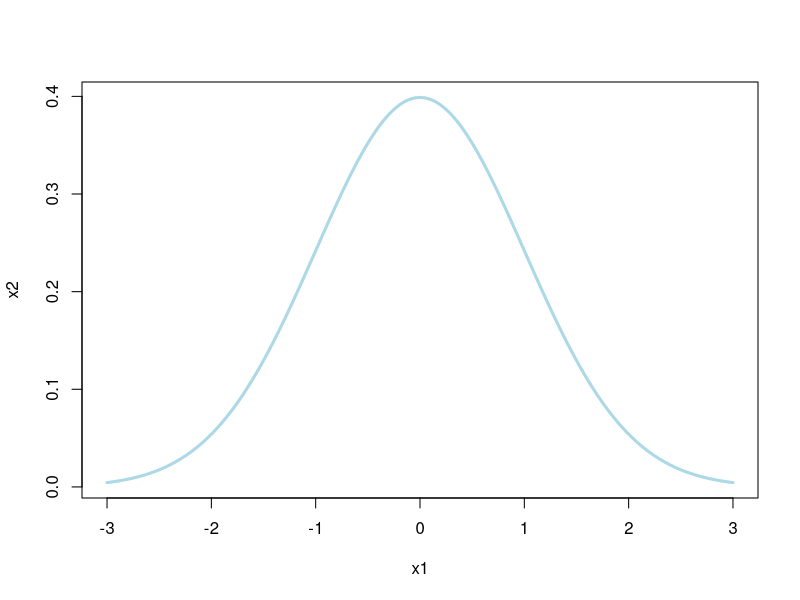
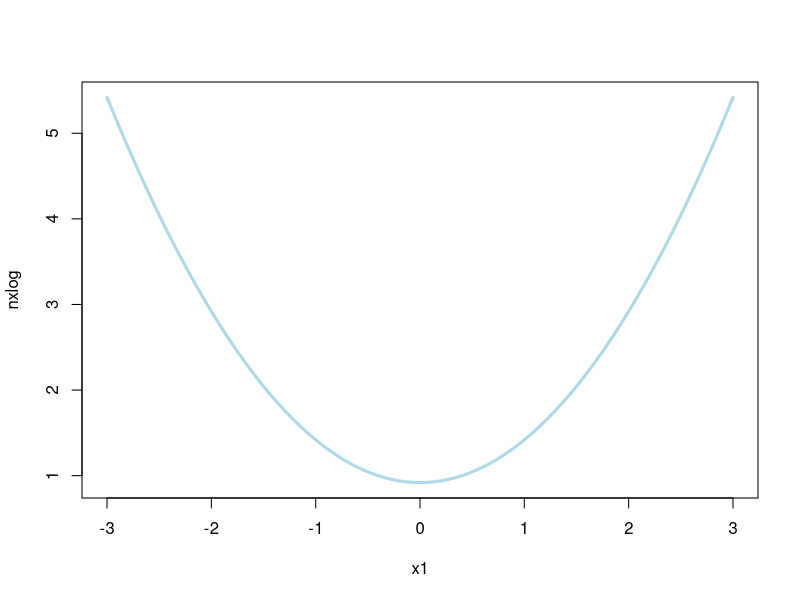
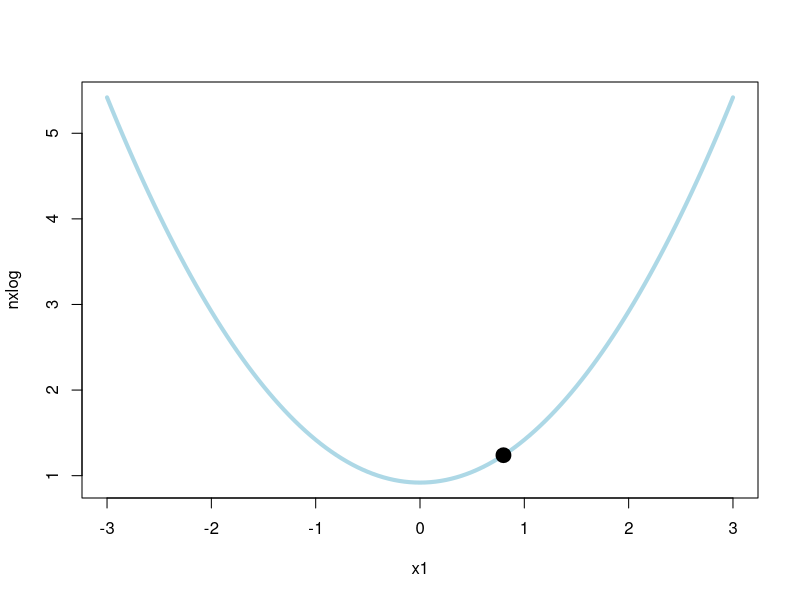
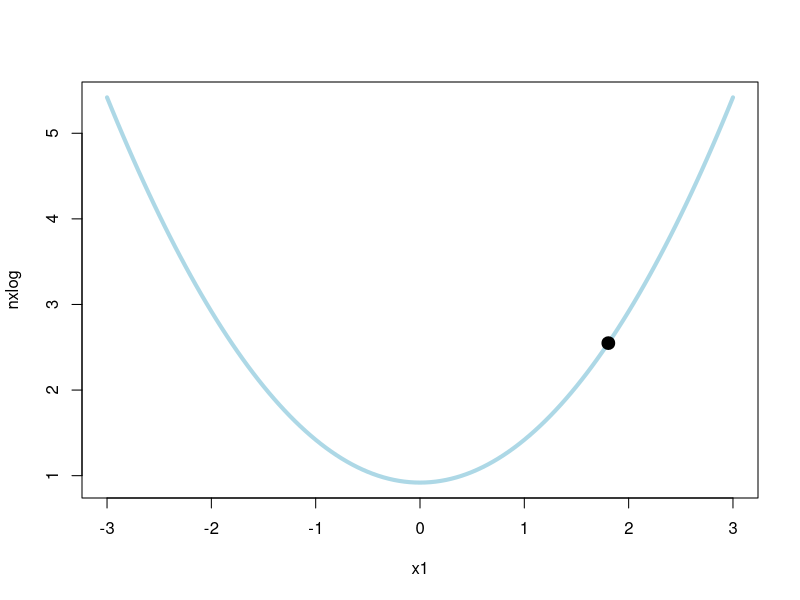
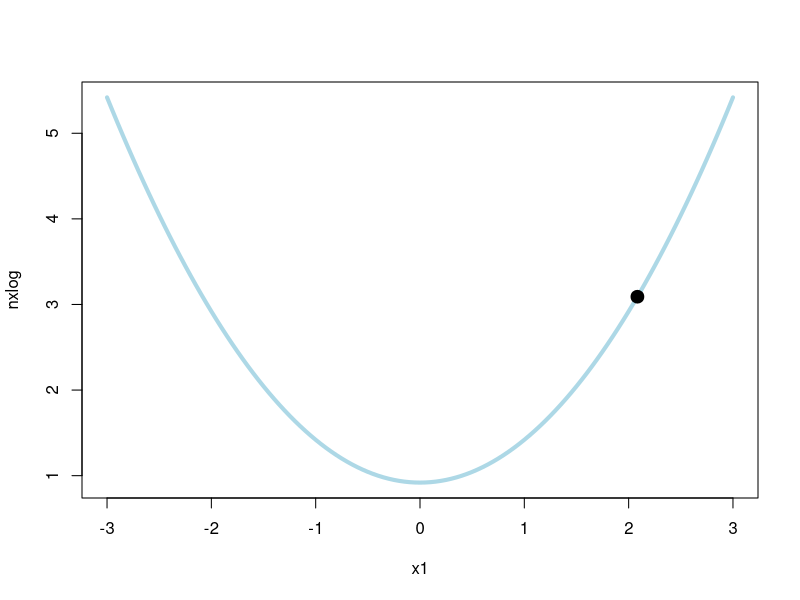
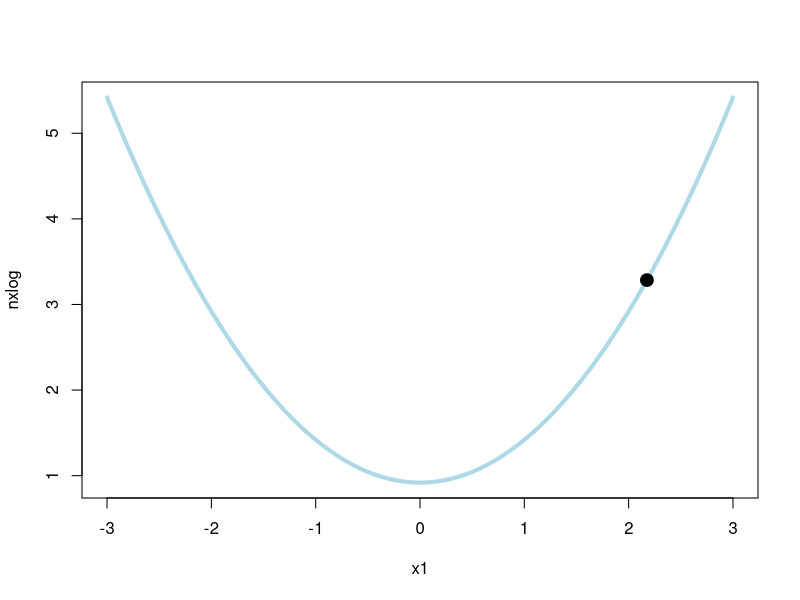
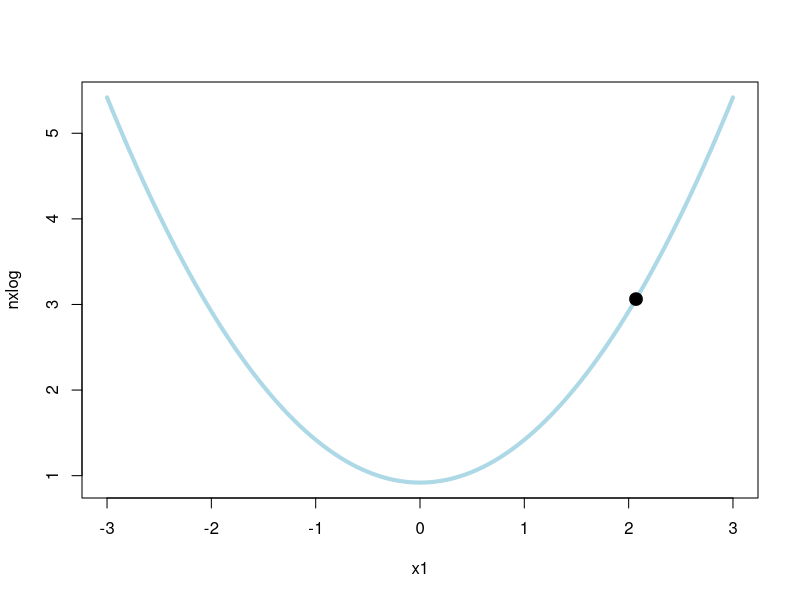
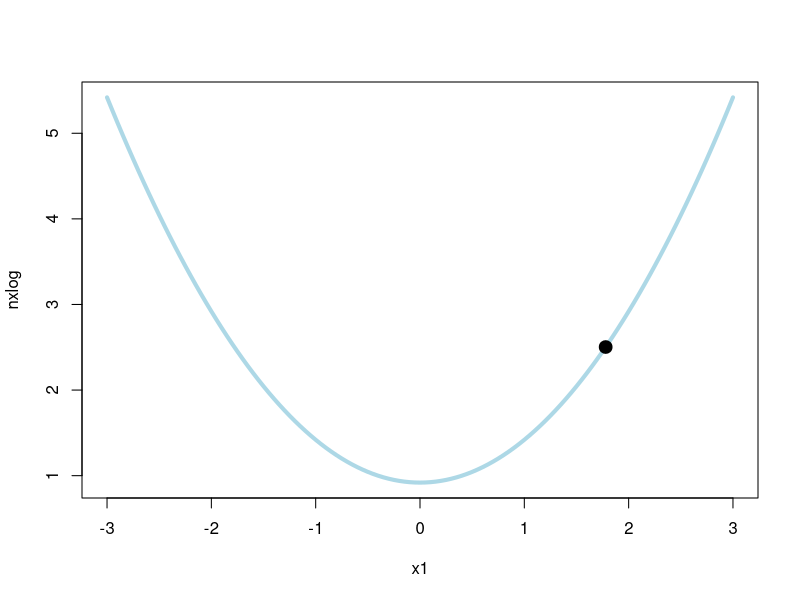

Source code (R) for these figures, in order:
library(MASS)

#posterior <- normal distribution with mu=0 and sd=1
x1<-seq(-3,3,by=0.05)
x2<-dnorm(x1,0,1)
plot(x1,x2,type="l",lwd=3,col="lightblue")
nxlog <- -log(x2)
plot(x1,nxlog,type="l",lwd=3,col="lightblue")

pointx <- 0.8
npx <- -log(dnorm(pointx,0,1))
plot(x1,nxlog,type="l",lwd=4,col="lightblue")
points(pointx,npx,pch=19,lwd=8)


#Hamiltonian MCMC
x <- 0.8
delta <-0.3
nsamples <- 1
L=40

#Potentional Energy
U <- function(x){
        val <- (x-0)^2/(2*1^2)
        return(val)
}

#derivative of U
dU <- function(x){
        val <- x
        return(val)
}

#kinetic energy function
K <- function(p){
        val <- sum((t(p)*p))/2
        return(val)
}

t=0
while(t<nsamples){
       t<- t+1
       
       #sample random momentum
       p0 <-  2  #rnorm(1,0,1)
       
       ##Simulate Hamiltonian Dynamics
       #First 1/2 Step of Momentum
       pStar = p0 - delta/2*dU(x)
       
       # First full step for position/sample
       xStar = x + delta*pStar;
       
       # Full stepls
       for (i in 1:L-1){
               # Momentum
               pStar = pStar - delta*dU(xStar)
               # Position/sample
               xStar = xStar + delta*pStar
               flush.console()
               plot(x1,nxlog,type="l",lwd=4,col="lightblue")
               points(xStar,-log(dnorm(xStar,0,1)),pch=19,lwd=6)
               Sys.sleep(.05)
               
       }
       # Last half step
       pStar = pStar - delta/2*dU(xStar)
       
       # Evaluate Energies at start and end of trajectory
       U0 = U(x);
       UStar = U(xStar)
       
       K0 = K(p0);
       KStar = K(pStar)
       
       # Acceptance/rejection criterion
       alpha = min(1,exp((U0 + K0) - (UStar + KStar)))
       
       u = runif(1,0,1)
       
       if (u < alpha){
               x=xStar 
       }else{
               x = x
               
       }
}
x



### HMC multiple times
HMC <- function(xstart=0.8,delta=0.3,nsamples=10000,L=50,plot=FALSE){
        x <- c(rep(0,nsamples))
        x[1] <- xstart
        t=1
        while(t<nsamples){
                t<- t+1
                
                #sample random momentum
                p0 <- rnorm(1,0,1)
                
                ##Simulate Hamiltonian Dynamics
                #First 1/2 Step of Momentum
                pStar = p0 - delta/2*dU(x[t-1])
                
                # First full step for position/sample
                xStar = x[t-1] + delta*pStar;
                
                # Full stepls
                for (i in 1:L-1){
                        # Momentum
                        pStar = pStar - delta*dU(xStar)
                        # Position/sample
                        xStar = xStar + delta*pStar
                }
                # Last half step
                pStar = pStar - delta/2*dU(xStar)
                
                # Evaluate Energies at start and end of trajectory
                U0 = U(x[t-1]);
                UStar = U(xStar)
                
                K0 = K(p0);
                KStar = K(pStar)
                
                # Acceptance/rejection criterion
                alpha = min(1,exp((U0 + K0) - (UStar + KStar)))
                
                u = runif(1,0,1)
                
                if (u < alpha){
                        x[t]=xStar 
                }else{
                        x[t] = x[t-1]
                        
                }
                if (plot==T){
                        flush.console()
                        hist(x[1:t],nclass=15, main="Sampled posterior", xlab="True value = blue line", col= "lightgreen")
                        Sys.sleep(.06)
                }
        }
        return(x)
}

set.seed(1337)
chain <- HMC(nsamples=250,plot=T)

set.seed(1337)
chain<-HMC(nsamples=10000)
burnin <- 500

hist(chain[-(1:burnin)],nclass=15)

plot(density(chain[-(1:burnin)]))
points(x1,x2)


#HMC in higher dimensions

#Potentional Energy
U <- function(x){
        val <- t(x)%*%solve(matrix(c(1,.8,.8,1),nrow=2,byrow=T))%*%x
        return(val)
}

#derivative of U
dU <- function(x){
        val <- t(x)%*%solve(matrix(c(1,.8,.8,1),nrow=2,byrow=T))
        return(val)
}

#kinetic energy function
K <- function(p){
        val <- sum(t(p)%*%p)/2
        return(val)
}

HMCMV <- function(delta=0.3,nsamples=1000,L=50,plot=FALSE){
        par(mfrow=c(1,2))
        x <- matrix(c(rep(0,(nsamples*2))),nrow=2)
        x[,1] <- c(0,6) 
        t=1
        while(t<nsamples){
                t<- t+1
                
                #sample random momentum
                p0 <- rnorm(2,0,1)
                
                ##Simulate Hamiltonian Dynamics
                #First 1/2 Step of Momentum
                pStar = p0 - delta/2*dU(x[,t-1])
                
                # First full step for position/sample
                xStar = x[,t-1] + delta*pStar
                
                # Full stepls
                for (i in 1:L-1){
                        # Momentum
                        pStar = pStar - delta*dU(t(xStar))
                        # Position/sample
                        xStar = xStar + delta*pStar
                }
                # Last half step
                pStar = pStar - delta/2*dU(t(xStar))
                
                # Evaluate Energies at start and end of trajectory
                U0 = U(x[,t-1])
                UStar = U(t(xStar))
                
                K0 = K(p0)
                KStar = K(pStar)
                
                # Acceptance/rejection criterion
                alpha = min(1,exp((U0 + K0) - (UStar + KStar)))
                
                u = runif(1,0,1)
                
                if (u < alpha){
                        x[,t]=xStar 
                }else{
                        x[,t] = x[,t-1]
                        
                }
                if (plot==T){
                        if(t%%10==0||t<20){
                                bivn.kde <- kde2d(x[1,1:t], x[2,1:t], n = 50)
                                flush.console()
                                persp(bivn.kde, phi = 45, theta = 30, shade = .1, border = NA)
                                image(bivn.kde); contour(bivn.kde, add = T)
                                Sys.sleep(.06)
                        }
                }
        }
        return(x)
}

chainMV <- HMCMV(nsamples=1000,plot=T)

chainMV <- HMCMV(nsamples=5000)
par(mfrow=c(1,1))
bivn.kde <- kde2d(chainMV[1,], chainMV[2,], n = 50)
persp(bivn.kde, phi = 45, theta = 30, shade = .1, border = NA)
